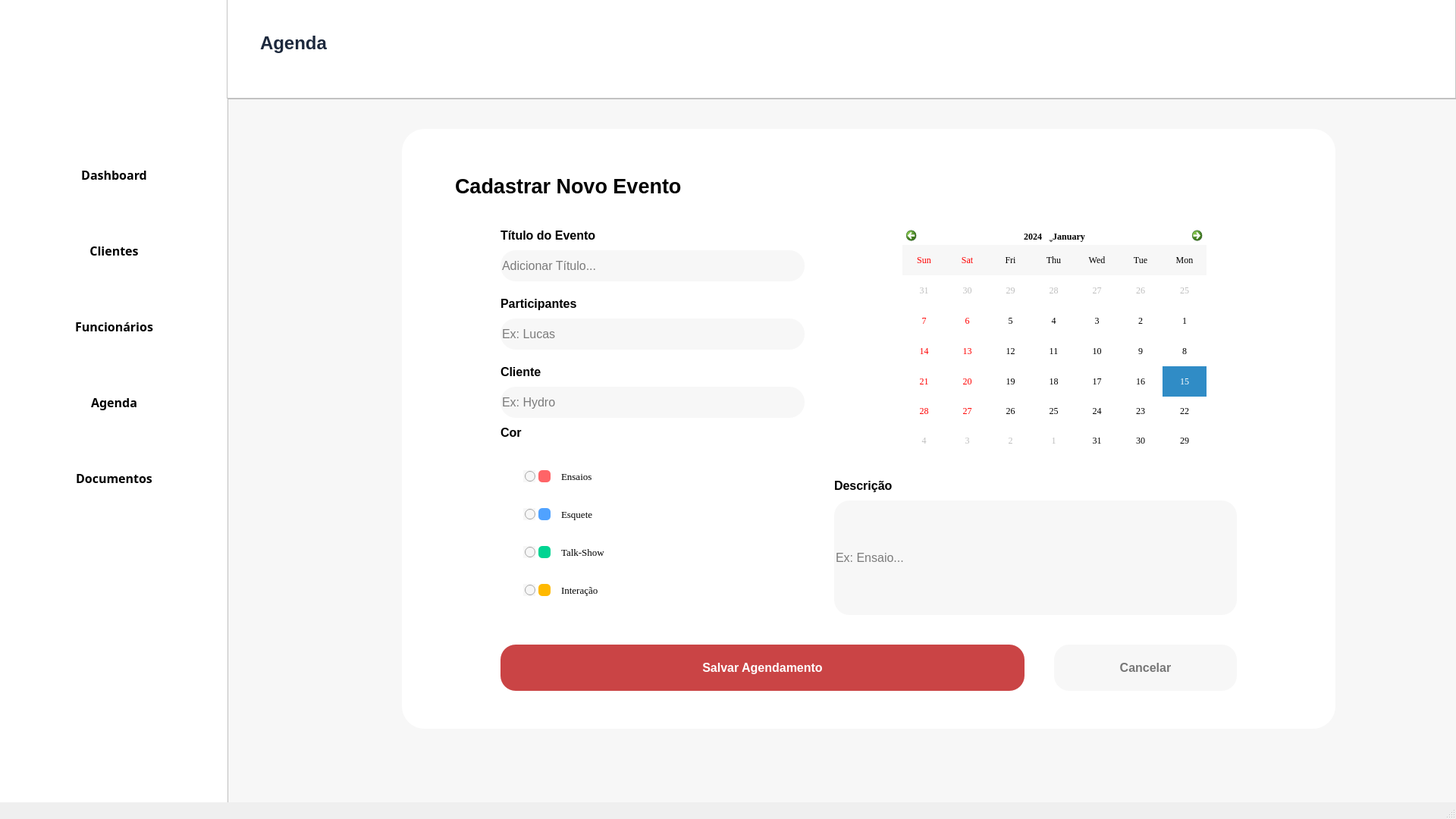
<?xml version="1.0" encoding="UTF-8"?>
<ui version="4.0">
 <class>MainWindow</class>
 <widget class="QMainWindow" name="MainWindow">
  <property name="geometry">
   <rect>
    <x>0</x>
    <y>0</y>
    <width>1920</width>
    <height>1080</height>
   </rect>
  </property>
  <property name="windowTitle">
   <string>MainWindow</string>
  </property>
  <widget class="QWidget" name="centralwidget">
   <widget class="QFrame" name="frame">
    <property name="geometry">
     <rect>
      <x>0</x>
      <y>0</y>
      <width>301</width>
      <height>1061</height>
     </rect>
    </property>
    <property name="styleSheet">
     <string notr="true">background-color: rgb(255,255,255);
border: 1px;
box-shadow: 5px 5px 5px;
border-color:  rgb(149, 149, 149);</string>
    </property>
    <widget class="QPushButton" name="dashboard_button">
     <property name="geometry">
      <rect>
       <x>20</x>
       <y>200</y>
       <width>261</width>
       <height>61</height>
      </rect>
     </property>
     <property name="font">
      <font>
       <family>Segoe UI Semibold</family>
       <pointsize>12</pointsize>
       <weight>75</weight>
       <bold>true</bold>
      </font>
     </property>
     <property name="cursor">
      <cursorShape>PointingHandCursor</cursorShape>
     </property>
     <property name="layoutDirection">
      <enum>Qt::LeftToRight</enum>
     </property>
     <property name="styleSheet">
      <string notr="true">text-align: left;
color: rgb(139, 139, 139);
padding-left: 10px;
border-radius:10px;
hover-color {
	background-color:rgb(254, 242, 242 solid);
	color:rgb(159, 7, 18);
}</string>
     </property>
     <property name="text">
      <string>Dashboard</string>
     </property>
     <property name="icon">
      <iconset>
       <normaloff>../Source/dashboard.png</normaloff>../Source/dashboard.png</iconset>
     </property>
     <property name="iconSize">
      <size>
       <width>50</width>
       <height>50</height>
      </size>
     </property>
    </widget>
    <widget class="QPushButton" name="clientes_button">
     <property name="geometry">
      <rect>
       <x>20</x>
       <y>300</y>
       <width>261</width>
       <height>61</height>
      </rect>
     </property>
     <property name="font">
      <font>
       <family>Segoe UI Semibold</family>
       <pointsize>12</pointsize>
       <weight>75</weight>
       <bold>true</bold>
      </font>
     </property>
     <property name="cursor">
      <cursorShape>PointingHandCursor</cursorShape>
     </property>
     <property name="styleSheet">
      <string notr="true">text-align: left;
color: rgb(139, 139, 139);
padding-left: 10px;
border-radius:10px;
hover-color {
	background-color:rgb(254, 242, 242 solid);
	color:rgb(159, 7, 18);
}</string>
     </property>
     <property name="text">
      <string>Clientes</string>
     </property>
     <property name="icon">
      <iconset>
       <normaloff>../Source/cliente.png</normaloff>../Source/cliente.png</iconset>
     </property>
     <property name="iconSize">
      <size>
       <width>40</width>
       <height>40</height>
      </size>
     </property>
    </widget>
    <widget class="QPushButton" name="funcionarios_button">
     <property name="geometry">
      <rect>
       <x>20</x>
       <y>400</y>
       <width>261</width>
       <height>61</height>
      </rect>
     </property>
     <property name="font">
      <font>
       <family>Segoe UI Semibold</family>
       <pointsize>12</pointsize>
       <weight>75</weight>
       <bold>true</bold>
      </font>
     </property>
     <property name="cursor">
      <cursorShape>PointingHandCursor</cursorShape>
     </property>
     <property name="styleSheet">
      <string notr="true">text-align: left;
color: rgb(139, 139, 139);
padding-left: 10px;
border-radius:10px;
hover-color {
	background-color:rgb(254, 242, 242 solid);
	color:rgb(159, 7, 18);
}</string>
     </property>
     <property name="text">
      <string>Funcionários</string>
     </property>
     <property name="icon">
      <iconset>
       <normaloff>../Source/funcionarios.png</normaloff>../Source/funcionarios.png</iconset>
     </property>
     <property name="iconSize">
      <size>
       <width>40</width>
       <height>40</height>
      </size>
     </property>
    </widget>
    <widget class="QPushButton" name="agenda_button">
     <property name="geometry">
      <rect>
       <x>20</x>
       <y>500</y>
       <width>261</width>
       <height>61</height>
      </rect>
     </property>
     <property name="font">
      <font>
       <family>Segoe UI Semibold</family>
       <pointsize>12</pointsize>
       <weight>75</weight>
       <bold>true</bold>
      </font>
     </property>
     <property name="cursor">
      <cursorShape>PointingHandCursor</cursorShape>
     </property>
     <property name="styleSheet">
      <string notr="true">text-align: left;
color: rgb(139, 139, 139);
padding-left: 10px;
border-radius:10px;
hover-color {
	background-color:rgb(254, 242, 242 solid);
	color:rgb(159, 7, 18);
}</string>
     </property>
     <property name="text">
      <string>Agenda</string>
     </property>
     <property name="icon">
      <iconset>
       <normaloff>../Source/agenda.png</normaloff>../Source/agenda.png</iconset>
     </property>
     <property name="iconSize">
      <size>
       <width>50</width>
       <height>50</height>
      </size>
     </property>
    </widget>
    <widget class="QPushButton" name="relatorios_button">
     <property name="geometry">
      <rect>
       <x>20</x>
       <y>600</y>
       <width>261</width>
       <height>61</height>
      </rect>
     </property>
     <property name="font">
      <font>
       <family>Segoe UI Semibold</family>
       <pointsize>12</pointsize>
       <weight>75</weight>
       <bold>true</bold>
      </font>
     </property>
     <property name="cursor">
      <cursorShape>PointingHandCursor</cursorShape>
     </property>
     <property name="styleSheet">
      <string notr="true">text-align: left;
color: rgb(139, 139, 139);
padding-left: 10px;
border-radius:10px;
hover-color {
	background-color:rgb(254, 242, 242 solid);
	color:rgb(159, 7, 18);
}</string>
     </property>
     <property name="text">
      <string>Documentos</string>
     </property>
     <property name="icon">
      <iconset>
       <normaloff>../Source/relatorios.png</normaloff>../Source/relatorios.png</iconset>
     </property>
     <property name="iconSize">
      <size>
       <width>50</width>
       <height>50</height>
      </size>
     </property>
    </widget>
    <widget class="QLabel" name="label_7">
     <property name="geometry">
      <rect>
       <x>40</x>
       <y>10</y>
       <width>191</width>
       <height>181</height>
      </rect>
     </property>
     <property name="text">
      <string/>
     </property>
     <property name="textFormat">
      <enum>Qt::RichText</enum>
     </property>
     <property name="pixmap">
      <pixmap>../Source/Cenicos.jpg</pixmap>
     </property>
     <property name="scaledContents">
      <bool>true</bool>
     </property>
    </widget>
   </widget>
   <widget class="QFrame" name="frame_2">
    <property name="geometry">
     <rect>
      <x>299</x>
      <y>-1</y>
      <width>1621</width>
      <height>131</height>
     </rect>
    </property>
    <property name="styleSheet">
     <string notr="true">background-color: rgb(255,255,255);</string>
    </property>
    <property name="frameShape">
     <enum>QFrame::StyledPanel</enum>
    </property>
    <property name="frameShadow">
     <enum>QFrame::Raised</enum>
    </property>
    <widget class="QTextBrowser" name="textBrowser_2">
     <property name="geometry">
      <rect>
       <x>40</x>
       <y>40</y>
       <width>256</width>
       <height>51</height>
      </rect>
     </property>
     <property name="autoFillBackground">
      <bool>false</bool>
     </property>
     <property name="styleSheet">
      <string notr="true">border: 0px;
color:rgb(29, 41, 61);</string>
     </property>
     <property name="html">
      <string>&lt;!DOCTYPE HTML PUBLIC &quot;-//W3C//DTD HTML 4.0//EN&quot; &quot;http://www.w3.org/TR/REC-html40/strict.dtd&quot;&gt;
&lt;html&gt;&lt;head&gt;&lt;meta name=&quot;qrichtext&quot; content=&quot;1&quot; /&gt;&lt;style type=&quot;text/css&quot;&gt;
p, li { white-space: pre-wrap; }
&lt;/style&gt;&lt;/head&gt;&lt;body style=&quot; font-family:'MS Shell Dlg 2'; font-size:7.8pt; font-weight:400; font-style:normal;&quot;&gt;
&lt;p style=&quot; margin-top:0px; margin-bottom:0px; margin-left:0px; margin-right:0px; -qt-block-indent:0; text-indent:0px;&quot;&gt;&lt;span style=&quot; font-size:18pt; font-weight:600;&quot;&gt;Agenda&lt;/span&gt;&lt;/p&gt;&lt;/body&gt;&lt;/html&gt;</string>
     </property>
    </widget>
   </widget>
   <widget class="QFrame" name="frame_3">
    <property name="geometry">
     <rect>
      <x>300</x>
      <y>130</y>
      <width>1631</width>
      <height>931</height>
     </rect>
    </property>
    <property name="styleSheet">
     <string notr="true">background-color: rgb(247, 247, 247);</string>
    </property>
    <property name="frameShape">
     <enum>QFrame::StyledPanel</enum>
    </property>
    <property name="frameShadow">
     <enum>QFrame::Raised</enum>
    </property>
    <widget class="QFrame" name="Frame_Cliente">
     <property name="geometry">
      <rect>
       <x>230</x>
       <y>40</y>
       <width>1231</width>
       <height>791</height>
      </rect>
     </property>
     <property name="layoutDirection">
      <enum>Qt::RightToLeft</enum>
     </property>
     <property name="styleSheet">
      <string notr="true">#Frame_Cliente {
	background-color: white;
    border-radius: 30%;
	padding: 8px;
}
</string>
     </property>
     <property name="frameShape">
      <enum>QFrame::StyledPanel</enum>
     </property>
     <property name="frameShadow">
      <enum>QFrame::Raised</enum>
     </property>
     <widget class="QLabel" name="label">
      <property name="geometry">
       <rect>
        <x>70</x>
        <y>40</y>
        <width>451</width>
        <height>71</height>
       </rect>
      </property>
      <property name="font">
       <font>
        <pointsize>20</pointsize>
        <weight>75</weight>
        <bold>true</bold>
       </font>
      </property>
      <property name="styleSheet">
       <string notr="true">background-color: transparent;</string>
      </property>
      <property name="text">
       <string>Cadastrar Novo Evento</string>
      </property>
     </widget>
     <widget class="QLineEdit" name="lineEdit_1">
      <property name="geometry">
       <rect>
        <x>130</x>
        <y>160</y>
        <width>401</width>
        <height>41</height>
       </rect>
      </property>
      <property name="font">
       <font>
        <pointsize>12</pointsize>
        <weight>50</weight>
        <bold>false</bold>
       </font>
      </property>
      <property name="styleSheet">
       <string notr="true">background-color: rgb(247, 247, 247);
border-radius: 20px;
border-color:rgb(202, 202, 202);</string>
      </property>
      <property name="text">
       <string/>
      </property>
      <property name="cursorPosition">
       <number>0</number>
      </property>
      <property name="readOnly">
       <bool>false</bool>
      </property>
      <property name="placeholderText">
       <string notr="true">Adicionar Título...</string>
      </property>
      <property name="clearButtonEnabled">
       <bool>false</bool>
      </property>
     </widget>
     <widget class="QLineEdit" name="lineEdit_4">
      <property name="geometry">
       <rect>
        <x>570</x>
        <y>490</y>
        <width>531</width>
        <height>151</height>
       </rect>
      </property>
      <property name="font">
       <font>
        <pointsize>12</pointsize>
        <weight>50</weight>
        <bold>false</bold>
       </font>
      </property>
      <property name="styleSheet">
       <string notr="true">background-color: rgb(247, 247, 247);
border-radius: 20px;
border-color:rgb(202, 202, 202);</string>
      </property>
      <property name="text">
       <string/>
      </property>
      <property name="placeholderText">
       <string>Ex: Ensaio...</string>
      </property>
     </widget>
     <widget class="QLineEdit" name="lineEdit_2">
      <property name="geometry">
       <rect>
        <x>130</x>
        <y>250</y>
        <width>401</width>
        <height>41</height>
       </rect>
      </property>
      <property name="font">
       <font>
        <pointsize>12</pointsize>
        <weight>50</weight>
        <bold>false</bold>
       </font>
      </property>
      <property name="styleSheet">
       <string notr="true">background-color: rgb(247, 247, 247);
border-radius: 20px;
border-color:rgb(202, 202, 202);</string>
      </property>
      <property name="text">
       <string/>
      </property>
      <property name="placeholderText">
       <string>Ex: Lucas</string>
      </property>
     </widget>
     <widget class="QLabel" name="label_3">
      <property name="geometry">
       <rect>
        <x>130</x>
        <y>130</y>
        <width>231</width>
        <height>21</height>
       </rect>
      </property>
      <property name="font">
       <font>
        <pointsize>12</pointsize>
        <weight>75</weight>
        <bold>true</bold>
       </font>
      </property>
      <property name="styleSheet">
       <string notr="true">background-color: transparent;</string>
      </property>
      <property name="text">
       <string>Título do Evento</string>
      </property>
     </widget>
     <widget class="QLabel" name="label_4">
      <property name="geometry">
       <rect>
        <x>130</x>
        <y>220</y>
        <width>141</width>
        <height>21</height>
       </rect>
      </property>
      <property name="font">
       <font>
        <pointsize>12</pointsize>
        <weight>75</weight>
        <bold>true</bold>
       </font>
      </property>
      <property name="styleSheet">
       <string notr="true">background-color: transparent;</string>
      </property>
      <property name="text">
       <string>Participantes</string>
      </property>
     </widget>
     <widget class="QLabel" name="label_8">
      <property name="geometry">
       <rect>
        <x>570</x>
        <y>460</y>
        <width>101</width>
        <height>21</height>
       </rect>
      </property>
      <property name="font">
       <font>
        <pointsize>12</pointsize>
        <weight>75</weight>
        <bold>true</bold>
       </font>
      </property>
      <property name="styleSheet">
       <string notr="true">background-color: transparent;</string>
      </property>
      <property name="text">
       <string>Descrição</string>
      </property>
     </widget>
     <widget class="QPushButton" name="pushButton_3">
      <property name="geometry">
       <rect>
        <x>130</x>
        <y>680</y>
        <width>691</width>
        <height>61</height>
       </rect>
      </property>
      <property name="font">
       <font>
        <pointsize>12</pointsize>
        <weight>75</weight>
        <bold>true</bold>
       </font>
      </property>
      <property name="cursor">
       <cursorShape>PointingHandCursor</cursorShape>
      </property>
      <property name="styleSheet">
       <string notr="true">background-color: rgb(202, 68, 69);
color: white;
border-radius: 20px</string>
      </property>
      <property name="text">
       <string>Salvar Agendamento</string>
      </property>
     </widget>
     <widget class="QPushButton" name="pushButton_4">
      <property name="geometry">
       <rect>
        <x>860</x>
        <y>680</y>
        <width>241</width>
        <height>61</height>
       </rect>
      </property>
      <property name="font">
       <font>
        <pointsize>12</pointsize>
        <weight>75</weight>
        <bold>true</bold>
       </font>
      </property>
      <property name="cursor">
       <cursorShape>PointingHandCursor</cursorShape>
      </property>
      <property name="styleSheet">
       <string notr="true">border-radius: 20px;
background-color: rgb(247, 247, 247);
color: rgb(118, 118, 118);</string>
      </property>
      <property name="text">
       <string>Cancelar</string>
      </property>
     </widget>
     <widget class="QCalendarWidget" name="calendarWidget">
      <property name="geometry">
       <rect>
        <x>660</x>
        <y>130</y>
        <width>401</width>
        <height>301</height>
       </rect>
      </property>
      <property name="font">
       <font>
        <family>Georgia</family>
       </font>
      </property>
      <property name="styleSheet">
       <string notr="true">QCalendarWidget QAbstractItemView{background-color: white;
}
QCalendarWidget QToolButton{background-color: transparent; color: rgb(0, 0, 0); ;
}
QCalendarWidget QAbstractItemView:item:selected{background-color:rgb(156, 10, 18); border-radius: 5px; color: white;
}
QCalendarWidget QWidget{ background-color: white;
}</string>
      </property>
      <property name="gridVisible">
       <bool>false</bool>
      </property>
      <property name="verticalHeaderFormat">
       <enum>QCalendarWidget::NoVerticalHeader</enum>
      </property>
      <property name="navigationBarVisible">
       <bool>true</bool>
      </property>
      <property name="dateEditEnabled">
       <bool>true</bool>
      </property>
     </widget>
     <widget class="QLabel" name="label_9">
      <property name="geometry">
       <rect>
        <x>130</x>
        <y>390</y>
        <width>101</width>
        <height>21</height>
       </rect>
      </property>
      <property name="font">
       <font>
        <pointsize>12</pointsize>
        <weight>75</weight>
        <bold>true</bold>
       </font>
      </property>
      <property name="styleSheet">
       <string notr="true">background-color: transparent;</string>
      </property>
      <property name="text">
       <string>Cor</string>
      </property>
     </widget>
     <widget class="QWidget" name="widget_6" native="true">
      <property name="geometry">
       <rect>
        <x>180</x>
        <y>600</y>
        <width>16</width>
        <height>16</height>
       </rect>
      </property>
      <property name="styleSheet">
       <string notr="true">background-color: rgb(255, 185, 0); border-radius:5px;</string>
      </property>
     </widget>
     <widget class="QWidget" name="widget_8" native="true">
      <property name="geometry">
       <rect>
        <x>180</x>
        <y>500</y>
        <width>16</width>
        <height>16</height>
       </rect>
      </property>
      <property name="styleSheet">
       <string notr="true">background-color: rgb(80, 162, 255); border-radius:5px;</string>
      </property>
     </widget>
     <widget class="QWidget" name="widget_7" native="true">
      <property name="geometry">
       <rect>
        <x>180</x>
        <y>550</y>
        <width>16</width>
        <height>16</height>
       </rect>
      </property>
      <property name="styleSheet">
       <string notr="true">background-color: rgb(0, 212, 146); border-radius:5px;</string>
      </property>
     </widget>
     <widget class="QWidget" name="widget_9" native="true">
      <property name="geometry">
       <rect>
        <x>180</x>
        <y>450</y>
        <width>16</width>
        <height>16</height>
       </rect>
      </property>
      <property name="styleSheet">
       <string notr="true">background-color: rgb(255, 100, 103); border-radius:5px;</string>
      </property>
     </widget>
     <widget class="QRadioButton" name="radioButton">
      <property name="geometry">
       <rect>
        <x>160</x>
        <y>450</y>
        <width>16</width>
        <height>16</height>
       </rect>
      </property>
      <property name="text">
       <string/>
      </property>
     </widget>
     <widget class="QRadioButton" name="radioButton_2">
      <property name="geometry">
       <rect>
        <x>160</x>
        <y>500</y>
        <width>16</width>
        <height>16</height>
       </rect>
      </property>
      <property name="text">
       <string/>
      </property>
     </widget>
     <widget class="QRadioButton" name="radioButton_5">
      <property name="geometry">
       <rect>
        <x>160</x>
        <y>550</y>
        <width>16</width>
        <height>16</height>
       </rect>
      </property>
      <property name="text">
       <string/>
      </property>
     </widget>
     <widget class="QRadioButton" name="radioButton_6">
      <property name="geometry">
       <rect>
        <x>160</x>
        <y>600</y>
        <width>16</width>
        <height>16</height>
       </rect>
      </property>
      <property name="text">
       <string/>
      </property>
     </widget>
     <widget class="QLabel" name="label_12">
      <property name="geometry">
       <rect>
        <x>210</x>
        <y>600</y>
        <width>81</width>
        <height>16</height>
       </rect>
      </property>
      <property name="font">
       <font>
        <family>Georgia</family>
        <pointsize>10</pointsize>
        <weight>50</weight>
        <bold>false</bold>
       </font>
      </property>
      <property name="styleSheet">
       <string notr="true">background-color: transparent;</string>
      </property>
      <property name="text">
       <string>Interação</string>
      </property>
     </widget>
     <widget class="QLabel" name="label_13">
      <property name="geometry">
       <rect>
        <x>210</x>
        <y>500</y>
        <width>111</width>
        <height>16</height>
       </rect>
      </property>
      <property name="font">
       <font>
        <family>Georgia</family>
        <pointsize>10</pointsize>
        <weight>50</weight>
        <bold>false</bold>
       </font>
      </property>
      <property name="styleSheet">
       <string notr="true">background-color: transparent;</string>
      </property>
      <property name="text">
       <string>Esquete</string>
      </property>
     </widget>
     <widget class="QLabel" name="label_14">
      <property name="geometry">
       <rect>
        <x>210</x>
        <y>550</y>
        <width>71</width>
        <height>16</height>
       </rect>
      </property>
      <property name="font">
       <font>
        <family>Georgia</family>
        <pointsize>10</pointsize>
        <weight>50</weight>
        <bold>false</bold>
       </font>
      </property>
      <property name="styleSheet">
       <string notr="true">background-color: transparent;</string>
      </property>
      <property name="text">
       <string>Talk-Show</string>
      </property>
     </widget>
     <widget class="QLabel" name="label_15">
      <property name="geometry">
       <rect>
        <x>210</x>
        <y>450</y>
        <width>71</width>
        <height>16</height>
       </rect>
      </property>
      <property name="font">
       <font>
        <family>Georgia</family>
        <pointsize>10</pointsize>
        <weight>50</weight>
        <bold>false</bold>
       </font>
      </property>
      <property name="styleSheet">
       <string notr="true">background-color: transparent;</string>
      </property>
      <property name="text">
       <string>Ensaios</string>
      </property>
     </widget>
     <widget class="QLineEdit" name="lineEdit_3">
      <property name="geometry">
       <rect>
        <x>130</x>
        <y>340</y>
        <width>401</width>
        <height>41</height>
       </rect>
      </property>
      <property name="font">
       <font>
        <pointsize>12</pointsize>
        <weight>50</weight>
        <bold>false</bold>
       </font>
      </property>
      <property name="styleSheet">
       <string notr="true">background-color: rgb(247, 247, 247);
border-radius: 20px;
border-color:rgb(202, 202, 202);</string>
      </property>
      <property name="text">
       <string/>
      </property>
      <property name="placeholderText">
       <string>Ex: Hydro</string>
      </property>
     </widget>
     <widget class="QLabel" name="label_5">
      <property name="geometry">
       <rect>
        <x>130</x>
        <y>310</y>
        <width>141</width>
        <height>21</height>
       </rect>
      </property>
      <property name="font">
       <font>
        <pointsize>12</pointsize>
        <weight>75</weight>
        <bold>true</bold>
       </font>
      </property>
      <property name="styleSheet">
       <string notr="true">background-color: transparent;</string>
      </property>
      <property name="text">
       <string>Cliente</string>
      </property>
     </widget>
    </widget>
   </widget>
  </widget>
  <widget class="QStatusBar" name="statusbar"/>
 </widget>
 <resources/>
 <connections/>
</ui>
